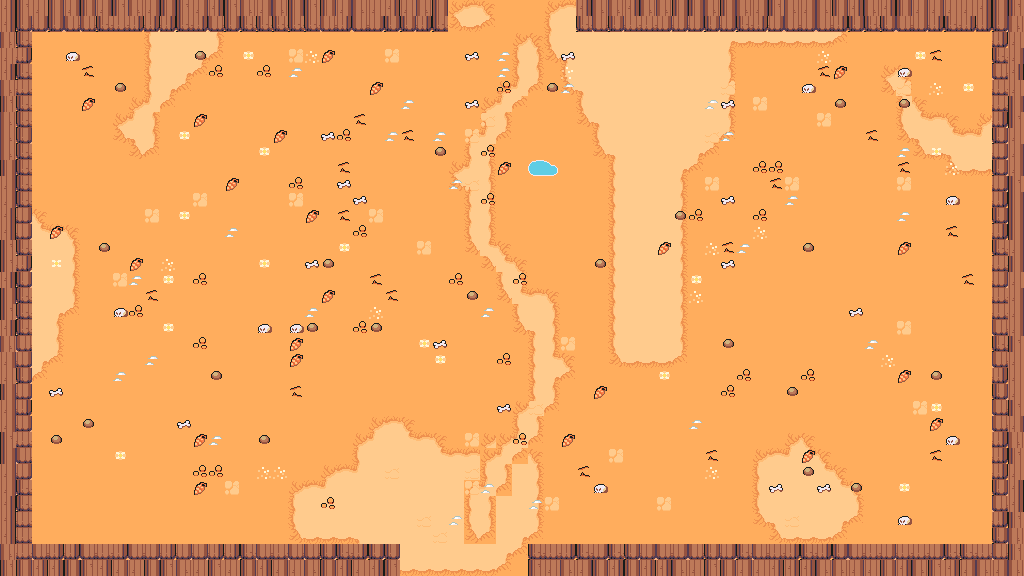

Tiled map render using the project's own tile images. Description and the map definition, with tile-layer contents summarised, below:
An orthogonal 64x36 tile map with 16x16 px tiles, 7 tile layers (floor, ground, path, decor, ...), 5 tilesets and 40 objects (21x prop, 8x spawn, 8x obstacle, 2x door, playerStart).

<map version="1.10" tiledversion="1.11.0" orientation="orthogonal" renderorder="right-down" width="64" height="36" tilewidth="16" tileheight="16" infinite="0" nextlayerid="9" nextobjectid="41">
 <properties>
    <property name="chapter" type="int" value="4" />
    <property name="room" type="int" value="11" />
    <property name="isBossRoom" type="bool" value="false" />
 </properties>
 <tileset firstgid="1" source="desert.tsx" />
 <tileset firstgid="241" source="camp.tsx" />
 <tileset firstgid="448" source="floordetail.tsx" />
 <tileset firstgid="528" source="relief.tsx" />
 <tileset firstgid="768" source="tilefloor.tsx" />
 <layer id="1" name="floor" width="64" height="36">
  <data>[2304 cells, 2304 non-empty, 1 distinct tile ids]</data>
 </layer>
 <layer id="2" name="ground" width="64" height="36">
  <data>[2304 cells, 502 non-empty, 13 distinct tile ids]</data>
 </layer>
 <layer id="3" name="path" width="64" height="36">
  <data>[2304 cells, 81 non-empty, 12 distinct tile ids]</data>
 </layer>
 <layer id="4" name="decor" width="64" height="36">
  <data>[2304 cells, 214 non-empty, 12 distinct tile ids]</data>
 </layer>
 <layer id="5" name="border-back" width="64" height="36">
  <data>[2304 cells, 352 non-empty, 12 distinct tile ids]</data>
 </layer>
 <layer id="6" name="border-mid" width="64" height="36">
  <data>[2304 cells, 0 non-empty, 0 distinct tile ids]</data>
 </layer>
 <layer id="7" name="border-front" width="64" height="36">
  <data>[2304 cells, 0 non-empty, 0 distinct tile ids]</data>
 </layer>
 <objectgroup id="8" name="objects">
  <object id="1" name="playerStart" x="464" y="368"><point /></object>
  <object id="2" name="spawn" x="480" y="256">
   <properties>
    <property name="role" value="chaser" />
    <property name="wave" type="int" value="1" />
    <property name="elite" type="bool" value="false" />
   </properties>
  <point /></object>
  <object id="3" name="spawn" x="592" y="328">
   <properties>
    <property name="role" value="chaser" />
    <property name="wave" type="int" value="1" />
    <property name="elite" type="bool" value="false" />
   </properties>
  <point /></object>
  <object id="4" name="spawn" x="424" y="472">
   <properties>
    <property name="role" value="tank" />
    <property name="wave" type="int" value="2" />
    <property name="elite" type="bool" value="false" />
   </properties>
  <point /></object>
  <object id="5" name="spawn" x="320" y="456">
   <properties>
    <property name="role" value="caster" />
    <property name="wave" type="int" value="2" />
    <property name="elite" type="bool" value="false" />
   </properties>
  <point /></object>
  <object id="6" name="spawn" x="408" y="264">
   <properties>
    <property name="role" value="chaser" />
    <property name="wave" type="int" value="3" />
    <property name="elite" type="bool" value="false" />
   </properties>
  <point /></object>
  <object id="7" name="spawn" x="624" y="400">
   <properties>
    <property name="role" value="caster" />
    <property name="wave" type="int" value="3" />
    <property name="elite" type="bool" value="false" />
   </properties>
  <point /></object>
  <object id="8" name="spawn" x="560" y="264">
   <properties>
    <property name="role" value="sniper" />
    <property name="wave" type="int" value="3" />
    <property name="elite" type="bool" value="false" />
   </properties>
  <point /></object>
  <object id="9" name="spawn" x="376" y="488">
   <properties>
    <property name="role" value="splitter" />
    <property name="wave" type="int" value="3" />
    <property name="elite" type="bool" value="false" />
   </properties>
  <point /></object>
  <object id="10" name="door" x="464" y="568"><point /></object>
  <object id="11" name="door" x="520" y="8"><point /></object>
  <object id="12" name="obstacle" x="0" y="544" width="400" height="32">
   <properties>
    <property name="kind" value="edge" />
   </properties>
  </object>
  <object id="13" name="obstacle" x="528" y="544" width="496" height="32">
   <properties>
    <property name="kind" value="edge" />
   </properties>
  </object>
  <object id="14" name="obstacle" x="0" y="0" width="448" height="32">
   <properties>
    <property name="kind" value="edge" />
   </properties>
  </object>
  <object id="15" name="obstacle" x="576" y="0" width="448" height="32">
   <properties>
    <property name="kind" value="edge" />
   </properties>
  </object>
  <object id="16" name="obstacle" x="0" y="32" width="32" height="512">
   <properties>
    <property name="kind" value="edge" />
   </properties>
  </object>
  <object id="17" name="obstacle" x="992" y="32" width="32" height="512">
   <properties>
    <property name="kind" value="edge" />
   </properties>
  </object>
  <object id="18" name="obstacle" x="576" y="128" width="48" height="48">
   <properties>
    <property name="kind" value="pit" />
   </properties>
  </object>
  <object id="19" name="obstacle" x="864" y="448" width="48" height="16">
   <properties>
    <property name="kind" value="wall" />
   </properties>
  </object>
  <object id="20" name="prop" x="624" y="80" width="64" height="42">
   <properties>
    <property name="key" value="palm-cluster" />
   </properties>
  </object>
  <object id="21" name="prop" x="656" y="128" width="32" height="32">
   <properties>
    <property name="key" value="palm-single-alt" />
   </properties>
  </object>
  <object id="22" name="prop" x="560" y="192" width="64" height="42">
   <properties>
    <property name="key" value="palm-cluster-dusty" />
   </properties>
  </object>
  <object id="23" name="prop" x="528" y="192" width="32" height="32">
   <properties>
    <property name="key" value="palm-single" />
   </properties>
  </object>
  <object id="24" name="prop" x="512" y="112" width="32" height="32">
   <properties>
    <property name="key" value="rock-sandstone" />
   </properties>
  </object>
  <object id="25" name="prop" x="624" y="224" width="16" height="15">
   <properties>
    <property name="key" value="desert-bush-dry" />
   </properties>
  </object>
  <object id="26" name="prop" x="416" y="58" width="32" height="16">
   <properties>
    <property name="key" value="logs" />
   </properties>
  </object>
  <object id="27" name="prop" x="88" y="152" width="32" height="32">
   <properties>
    <property name="key" value="tree-dead" />
   </properties>
  </object>
  <object id="28" name="prop" x="96" y="160" width="16" height="16">
   <properties>
    <property name="key" value="desert-agave" />
   </properties>
  </object>
  <object id="29" name="prop" x="384" y="160" width="16" height="15">
   <properties>
    <property name="key" value="desert-bush-dry" />
   </properties>
  </object>
  <object id="30" name="prop" x="160" y="160" width="16" height="16">
   <properties>
    <property name="key" value="desert-fish-bones" />
   </properties>
  </object>
  <object id="31" name="prop" x="48" y="96" width="16" height="15">
   <properties>
    <property name="key" value="desert-bush-dry" />
   </properties>
  </object>
  <object id="32" name="prop" x="414" y="414" width="32" height="32">
   <properties>
    <property name="key" value="rock-sandstone" />
   </properties>
  </object>
  <object id="33" name="prop" x="368" y="416" width="16" height="16">
   <properties>
    <property name="key" value="desert-fish-bones" />
   </properties>
  </object>
  <object id="34" name="prop" x="368" y="416" width="16" height="18">
   <properties>
    <property name="key" value="desert-potted-palm" />
   </properties>
  </object>
  <object id="35" name="prop" x="64" y="320" width="16" height="18">
   <properties>
    <property name="key" value="desert-potted-palm" />
   </properties>
  </object>
  <object id="36" name="prop" x="144" y="464" width="16" height="18">
   <properties>
    <property name="key" value="desert-potted-palm" />
   </properties>
  </object>
  </objectgroup>
</map>
<!-- 4 of 40 objects omitted -->
